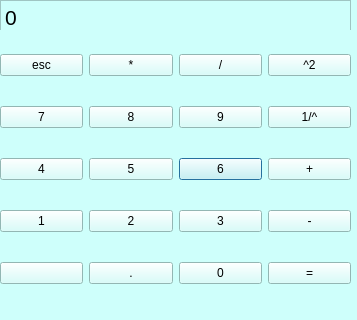
<?xml version="1.0" encoding="UTF-8"?>
<ui version="4.0">
 <class>Dialog</class>
 <widget class="QDialog" name="Dialog">
  <property name="geometry">
   <rect>
    <x>0</x>
    <y>0</y>
    <width>357</width>
    <height>320</height>
   </rect>
  </property>
  <property name="windowTitle">
   <string>Dialog</string>
  </property>
  <property name="styleSheet">
   <string notr="true">font: 75 16pt &quot;Aharoni&quot;;
background-color: rgb(206, 255, 251);</string>
  </property>
  <widget class="QLabel" name="label">
   <property name="geometry">
    <rect>
     <x>201</x>
     <y>210</y>
     <width>301</width>
     <height>21</height>
    </rect>
   </property>
   <property name="text">
    <string/>
   </property>
  </widget>
  <widget class="QTextEdit" name="Edit_xianshi">
   <property name="geometry">
    <rect>
     <x>0</x>
     <y>0</y>
     <width>351</width>
     <height>41</height>
    </rect>
   </property>
   <property name="styleSheet">
    <string notr="true">font: 75 16pt &quot;Aharoni&quot;;</string>
   </property>
   <property name="html">
    <string>&lt;!DOCTYPE HTML PUBLIC &quot;-//W3C//DTD HTML 4.0//EN&quot; &quot;http://www.w3.org/TR/REC-html40/strict.dtd&quot;&gt;
&lt;html&gt;&lt;head&gt;&lt;meta name=&quot;qrichtext&quot; content=&quot;1&quot; /&gt;&lt;style type=&quot;text/css&quot;&gt;
p, li { white-space: pre-wrap; }
&lt;/style&gt;&lt;/head&gt;&lt;body style=&quot; font-family:'Aharoni'; font-size:16pt; font-weight:72; font-style:normal;&quot;&gt;
&lt;p style=&quot; margin-top:0px; margin-bottom:0px; margin-left:0px; margin-right:0px; -qt-block-indent:0; text-indent:0px;&quot;&gt;&lt;span style=&quot; font-family:'SimSun'; font-weight:400;&quot;&gt;0&lt;/span&gt;&lt;/p&gt;&lt;/body&gt;&lt;/html&gt;</string>
   </property>
  </widget>
  <widget class="QWidget" name="gridLayoutWidget">
   <property name="geometry">
    <rect>
     <x>0</x>
     <y>30</y>
     <width>351</width>
     <height>281</height>
    </rect>
   </property>
   <layout class="QGridLayout" name="gridLayout">
    <item row="2" column="2">
     <widget class="QPushButton" name="Button_6">
      <property name="text">
       <string>6</string>
      </property>
     </widget>
    </item>
    <item row="3" column="1">
     <widget class="QPushButton" name="Button_2">
      <property name="text">
       <string>2</string>
      </property>
     </widget>
    </item>
    <item row="3" column="2">
     <widget class="QPushButton" name="Button_3">
      <property name="text">
       <string>3</string>
      </property>
     </widget>
    </item>
    <item row="1" column="3">
     <widget class="QPushButton" name="Button_fenzhi">
      <property name="text">
       <string>1/^</string>
      </property>
     </widget>
    </item>
    <item row="0" column="3">
     <widget class="QPushButton" name="Button_pingfang">
      <property name="text">
       <string>^2</string>
      </property>
     </widget>
    </item>
    <item row="2" column="3">
     <widget class="QPushButton" name="Button_add">
      <property name="text">
       <string>+</string>
      </property>
     </widget>
    </item>
    <item row="3" column="3">
     <widget class="QPushButton" name="Button_jian">
      <property name="text">
       <string>-</string>
      </property>
     </widget>
    </item>
    <item row="1" column="2">
     <widget class="QPushButton" name="Button_9">
      <property name="text">
       <string>9</string>
      </property>
     </widget>
    </item>
    <item row="0" column="2">
     <widget class="QPushButton" name="Button_chu">
      <property name="text">
       <string>/</string>
      </property>
     </widget>
    </item>
    <item row="0" column="1">
     <widget class="QPushButton" name="Button_cheng">
      <property name="text">
       <string>*</string>
      </property>
     </widget>
    </item>
    <item row="1" column="1">
     <widget class="QPushButton" name="Button_8">
      <property name="text">
       <string>8</string>
      </property>
     </widget>
    </item>
    <item row="2" column="0">
     <widget class="QPushButton" name="Button_4">
      <property name="text">
       <string>4</string>
      </property>
     </widget>
    </item>
    <item row="0" column="0">
     <widget class="QPushButton" name="Button_esc">
      <property name="text">
       <string>esc</string>
      </property>
     </widget>
    </item>
    <item row="1" column="0">
     <widget class="QPushButton" name="Button_7">
      <property name="text">
       <string>7</string>
      </property>
     </widget>
    </item>
    <item row="3" column="0">
     <widget class="QPushButton" name="Button_1">
      <property name="text">
       <string>1</string>
      </property>
     </widget>
    </item>
    <item row="2" column="1">
     <widget class="QPushButton" name="Button_5">
      <property name="text">
       <string>5</string>
      </property>
     </widget>
    </item>
    <item row="4" column="0">
     <widget class="QPushButton" name="pushButton_17">
      <property name="text">
       <string/>
      </property>
     </widget>
    </item>
    <item row="4" column="1">
     <widget class="QPushButton" name="Button_xiaoshu">
      <property name="text">
       <string>.</string>
      </property>
     </widget>
    </item>
    <item row="4" column="2">
     <widget class="QPushButton" name="Button_0">
      <property name="styleSheet">
       <string notr="true"/>
      </property>
      <property name="text">
       <string>0</string>
      </property>
     </widget>
    </item>
    <item row="4" column="3">
     <widget class="QPushButton" name="Button_dengyu">
      <property name="text">
       <string>=</string>
      </property>
     </widget>
    </item>
   </layout>
  </widget>
 </widget>
 <resources/>
 <connections/>
</ui>
